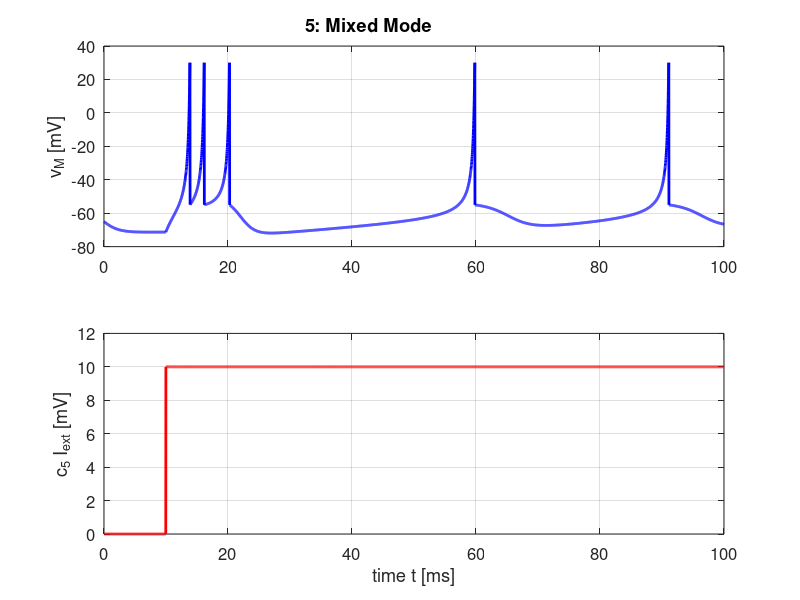

This figure's MATLAB source:
% Simulation of Cortical Spiking Neurons
% Source:
% E M Izhikevich: Simple Models of Spiking Neurons (2004)

% Step 1: Clean workspace
close all; % close open figures
clc; % clear command window
clear % clear workspace

% Step 2: Input parameters
flagS = 5; % select 1 of 20 spike train patterns 
N = 5000; % number of grid points
tMax = 100; % max time [ms]

% Step 3: Define model parameters [a b c d I] for all 20 patterns

coeffM = zeros(20,5); % pre-allocate 
coeffM(1,:) = [0.02 0.4 -65 2 10]; % tonic spiking
coeffM(2,:) = [0.02 0.25 -65 6 1]; % phasic spiking
coeffM(3,:) = [0.02 0.20 -50 2 15]; % tonic bursting 
coeffM(4,:) = [0.02 0.25 -55 0.05 0.6]; % phasic bursting
coeffM(5,:) = [0.02 0.20 -55 4 10]; % mixed mode
coeffM(6,:) = [0.01 0.20 -65 8 30]; % spike frequency adaptation
coeffM(7,:) = [0.02 -0.1 -55 6 0]; % Class I
coeffM(8,:) = [0.02 -0.1 -55 6 0]; % Class II
coeffM(9,:) = [0.02 0.20 -65 6 7]; % spike latency 
coeffM(10,:) = [0.05 0.26 -60 0 0]; % sub-threshold oscillations
coeffM(11,:) = [0.10 0.26 -60 -1 0]; % resonator 
coeffM(12,:) = [0.02 -0.1 -55 6 0]; % integrator
coeffM(13,:) = [0.03 0.25 -60 4 0]; % rebound spike
coeffM(14,:) = [0.03 0.25 -52 0 0]; % rebound burst
coeffM(15,:) = [0.03 0.25 -60 4 0]; % threshold variability
coeffM(16,:) = [1 1.5 -60 0 -65]; % bistability
coeffM(17,:) = [1 0.2 -60 -21 0]; % DAP
coeffM(18,:) = [0.02 1 -55 4 0]; % accomodation 
coeffM(19,:) = [-0.02 -1 -60 8 80]; % inhibition-induced spiking
coeffM(20,:) = [-0.026 -1 -45 0 80]; % inhibition-induced bursting 

% Step 4: Use input parameters to simulate one of twenty patterns
a = coeffM(flagS, 1);
b = coeffM(flagS, 2);
c = coeffM(flagS, 3);
d = coeffM(flagS, 4);
I = coeffM(flagS, 5); 

% Step 5: Define all plot titles (20);
tm = [   ' 1: Tonic Spiking                '; ...
         ' 2: Phasic Spiking               '; ...
         ' 3: Tonic Bursting               '; ...
         ' 4: Phasic Bursting              '; ...
         ' 5: Mixed Mode                   '; ...
         ' 6: Spike Frequency Adaptation   '; ...
         ' 7: Class 1                      '; ...
         ' 8: Class 2                      '; ...
         ' 9: Spike Latency                '; ...
         '10: Subthreshold Oscillations    '; ...
         '11: Resonator                    '; ...
         '12: Integrator                   '; ...
         '13: Rebound Spike                '; ...
         '14: Rebound Burst                '; ...
         '15: Threshold Variability        '; ...
         '16: Bistability                  '; ...
         '17: DAP                          '; ...
         '18: Accomodation                 '; ...
         '19: Inhibition-induced Spiking   '; ...
         '20: Inhibition-induced Bursting  '; ];
   
  % Step 6: Solve Equations 
  
  % define c1, c2, c3:
 cc(1) = 0.04; % [mV]/[ms]
 cc(2) = 5; % [1]/[ms]
 cc(3) = 140; % [mV]/[ms]
  
  % pre-allocation
 t = linspace(0, tMax, N); % time steps [ms]
 v = zeros(N,1); vM = zeros(N,1); % membrane potential [mV]
 u = zeros(N,1); uM = zeros(N,1); % recovery variable [mV]
 Iext = zeros(N,1); 
 
 Iext(N/10: end) = I; % define size of I
 dt = t(2) - t(1); % one time step
 
 % initialize values 
 v(1) = -65; 
 vM(1) = -65; 
 u(1) = b*v(1); 
 uM(1) = u(1); 
 
 % begin loop 
 
 for n = 1:N-1 
     v(n+1) = v(n) + dt*(cc(1)*v(n)^2 + cc(2)*v(n) + cc(3) - u(n) + Iext(n) ); 
     u(n+1) = u(n) + dt*a*(b*v(n) - u(n)); 
     
     if v(n+1) > 30
         vM(n+1)= 30;
         v(n+1) = c;
         u(n+1) = u(n+1) + d;
     else
         vM(n+1) = v(n+1);
         uM(n+1) = u(n+1);
     end
 end
 
 
 % plot figure
 figure(2);
 set(gcf, 'units', 'normalized', 'Position', [0.3 0.32 0.32 0.38]);
 set(gca, 'fontsize', 12);
 hSubplot = subplot(2,1,1); 
 set(hSubplot, 'position', [0.13 0.46 0.78 0.45]);
 xP = t; % x-axis is time
 yP = vM; % y-axis is voltage
 plot(xP, yP, 'b', 'Linewidth',2);
 ylabel('v_M [mV]'); 
 title(tm(flagS, :)); 
 
 % plot voltage change based on current injection 
 grid on
 set(gca, 'fontsize', 12); 
 hSubplot = subplot(2,1,2); 
 set(hSubplot, 'position', [0.13 0.15 0.78 0.20]); 
 xP = t;
 yP = Iext; % external injection
 plot(xP, yP, 'r', 'Linewidth',2);
 xlabel('time t [ms]');
 ylabel('c_5 I_{ext} [mV]');
 axis([0 tMax 0 1.2*max(Iext)]);
 grid on
 set(gca, 'fontsize', 12); 
 
 
 
 
 
 
 
 
 
 
 
 
 
 
 
         
 
 
 
 
 
 
  
  
  
  
  
  



















